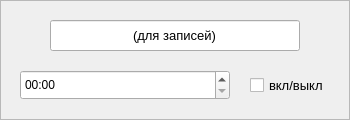
<?xml version="1.0" encoding="UTF-8"?>
<ui version="4.0">
 <class>Form</class>
 <widget class="QWidget" name="Form">
  <property name="geometry">
   <rect>
    <x>0</x>
    <y>0</y>
    <width>350</width>
    <height>120</height>
   </rect>
  </property>
  <property name="windowTitle">
   <string>Form</string>
  </property>
  <widget class="QFrame" name="frame">
   <property name="geometry">
    <rect>
     <x>0</x>
     <y>0</y>
     <width>350</width>
     <height>120</height>
    </rect>
   </property>
   <property name="frameShape">
    <enum>QFrame::StyledPanel</enum>
   </property>
   <property name="frameShadow">
    <enum>QFrame::Raised</enum>
   </property>
   <widget class="QLineEdit" name="lineEdit">
    <property name="geometry">
     <rect>
      <x>50</x>
      <y>20</y>
      <width>250</width>
      <height>31</height>
     </rect>
    </property>
    <property name="font">
     <font>
      <pointsize>10</pointsize>
     </font>
    </property>
    <property name="text">
     <string>(для записей)</string>
    </property>
    <property name="alignment">
     <set>Qt::AlignCenter</set>
    </property>
   </widget>
   <widget class="QTimeEdit" name="timeEdit">
    <property name="geometry">
     <rect>
      <x>20</x>
      <y>70</y>
      <width>210</width>
      <height>30</height>
     </rect>
    </property>
    <property name="minimumSize">
     <size>
      <width>0</width>
      <height>30</height>
     </size>
    </property>
    <property name="displayFormat">
     <string>hh:mm</string>
    </property>
   </widget>
   <widget class="QCheckBox" name="checkBox">
    <property name="geometry">
     <rect>
      <x>250</x>
      <y>70</y>
      <width>80</width>
      <height>30</height>
     </rect>
    </property>
    <property name="minimumSize">
     <size>
      <width>0</width>
      <height>30</height>
     </size>
    </property>
    <property name="maximumSize">
     <size>
      <width>80</width>
      <height>16777215</height>
     </size>
    </property>
    <property name="font">
     <font>
      <pointsize>10</pointsize>
     </font>
    </property>
    <property name="text">
     <string>вкл/выкл</string>
    </property>
   </widget>
  </widget>
 </widget>
 <resources/>
 <connections/>
</ui>
